Frame 1 (no input): blank canvas, image omitted
Frame 60 (the mouse pressed at the canvas centre just before this capture): blank canvas, image omitted
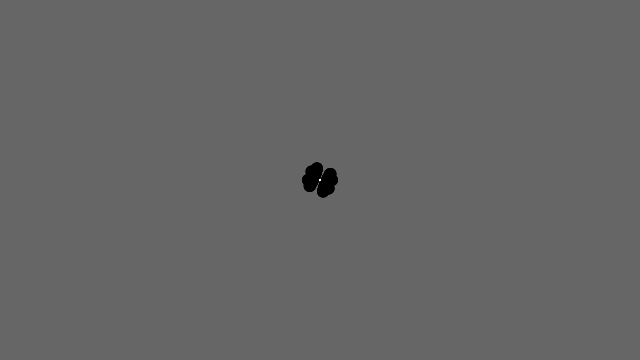
Frame 120 (the mouse held since frame 60 and released just before this capture)

The Processing sketch whose frames 1 and 60 were blank and that drew this single picture after the mouse press (run headless with seeded random() and noise(); from frame 60 on, the mouse is pressed at the canvas centre):

// Processing sketch: brush
// ── brush.pde
//https://processing.org/examples/pulses.html
int angle = 0;

void setup() {
  size(640, 360);
  background(102);
  noStroke();
  fill(0, 102);
}

void draw() {
  // Draw only when mouse is pressed
  if (mousePressed == true) {
    angle += 15;
    float val = cos(radians(angle)) * 12.0;
    for (int a = 0; a < 260; a += 75) {
      float xoff = cos(radians(a)) * val;
      float yoff = sin(radians(a)) * val;
      fill(0);
      ellipse(mouseX + xoff, mouseY + yoff, val, val);
    }
    fill(255);
    ellipse(mouseX, mouseY, 2, 2);
  }
}
